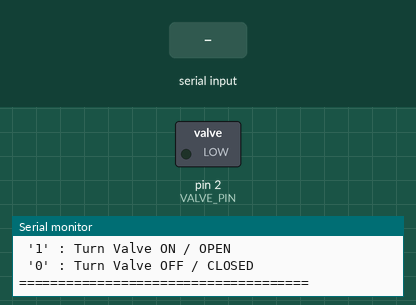
The sketch below on a simulated Arduino Uno, built with avr-gcc and run on an emulated ATmega328P. On the bench: switched loads named in the sketch (green lamp = pin HIGH), the last lines printed to the serial monitor. The inputs (shaded band) are chosen by the test bench.

Above: at 1.2 s.
1.3 s: "1\n" received over Serial
At 2.5 s:
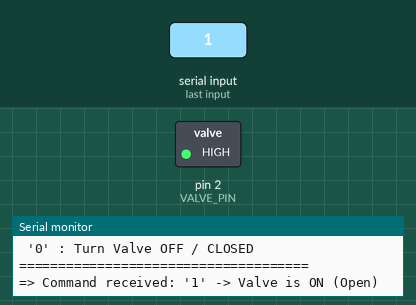
2.8 s: byte 48 ('0') received over Serial
At 3.8 s:
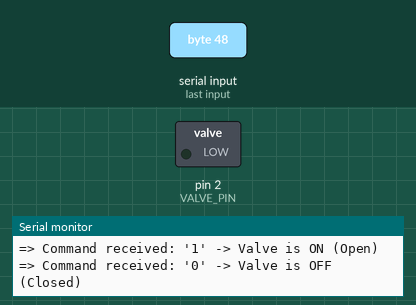
Timing chart, 0 to 5.8 s (numbered marks = the images above; inputs shaded):
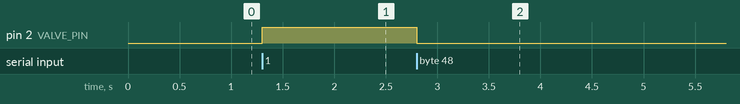

The sketch:

test_valves_onoff.ino
```cpp
#define VALVE_PIN 2 // Arduino D2 pin (MOSFET Gate connection)

void setup() {
  Serial.begin(115200);   // Start serial communication at 115200 baud rate

  pinMode(VALVE_PIN, OUTPUT);
  digitalWrite(VALVE_PIN, LOW); // Set initial state to VALVE OFF (Closed)

  Serial.println("=====================================");
  Serial.println("Solenoid Valve Control Test (Pin D2/MOSFET)");
  Serial.println("Enter commands in the Serial Monitor:");
  Serial.println(" '1' : Turn Valve ON / OPEN");
  Serial.println(" '0' : Turn Valve OFF / CLOSED");
  Serial.println("=====================================");
}

void loop() {
  // Check for input from Serial Monitor
  if (Serial.available() > 0) {
    char cmd = Serial.read(); // Read the first incoming character

    // Ignore newline (\n), carriage return (\r), and spaces
    if (cmd == '\n' || cmd == '\r' || cmd == ' ') return;

    // Process based on command
    if (cmd == '1') {
      digitalWrite(VALVE_PIN, HIGH); // Set MOSFET Gate to HIGH (5V or 3.3V) to turn Valve ON
      Serial.println("=> Command received: '1' -> Valve is ON (Open)");
    }
    else if (cmd == '0') {
      digitalWrite(VALVE_PIN, LOW);  // Set MOSFET Gate to LOW to turn Valve OFF
      Serial.println("=> Command received: '0' -> Valve is OFF (Closed)");
    }
    else {
      // Handle undefined commands
      Serial.print("Unknown command: ");
      Serial.println(cmd);
    }
  }
}
```

test_pump_pwm.ino
```cpp

```

Measured:
- after the input at 1.3 s, pin 2 (VALVE_PIN): LOW → HIGH at once
- after the input at 2.8 s, pin 2 (VALVE_PIN): HIGH → LOW at once
